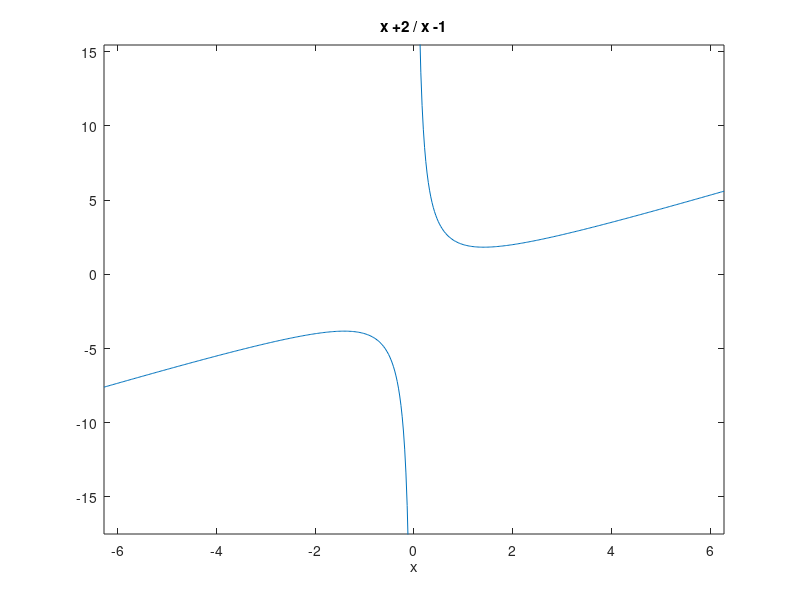

Write the MATLAB code that produced this figure.
%Octave script
%Title              :Raices algebraicas plinomiales
%Description        :Determinar las raices polinomiales 
%%Authores          :Diego Armando Baes Osorio
%Date               :20211911
%Version            :8
%Usage              :Octave>path/Valor Real 
%                   :Requiere de aplicacion octave, usar su linea de comando

P = [1,2,1,-1]

roots(P)
ezplot("x +2 / x -1")